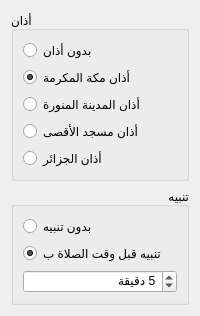
      <widget class="QWidget" name="tab_2">
       <attribute name="icon">
        <iconset resource="qtresource.qrc">
         <normaloff>:/icons/warning.png</normaloff>:/icons/warning.png</iconset>
       </attribute>
       <attribute name="title">
        <string>تنبيه وأذان</string>
       </attribute>
       <layout class="QVBoxLayout" name="verticalLayout_7">
        <item>
         <widget class="QGroupBox" name="groupBox_Athan">
          <property name="title">
           <string>أذان</string>
          </property>
          <property name="alignment">
           <set>Qt::AlignmentFlag::AlignJustify|Qt::AlignmentFlag::AlignVCenter</set>
          </property>
          <layout class="QVBoxLayout" name="verticalLayout_3">
           <item>
            <layout class="QVBoxLayout" name="verticalLayout">
             <item>
              <widget class="QRadioButton" name="radioButton_sansATHAN">
               <property name="text">
                <string>بدون أذان</string>
               </property>
              </widget>
             </item>
             <item>
              <widget class="QRadioButton" name="radioButton_Athan_Makka">
               <property name="text">
                <string>أذان مكة المكرمة</string>
               </property>
               <property name="checked">
                <bool>true</bool>
               </property>
              </widget>
             </item>
             <item>
              <widget class="QRadioButton" name="radioButton_Athan_Maddina">
               <property name="text">
                <string>أذان المدينة المنورة</string>
               </property>
              </widget>
             </item>
             <item>
              <widget class="QRadioButton" name="radioButton_Athan_Aquassa">
               <property name="text">
                <string>أذان مسجد الأقصى</string>
               </property>
              </widget>
             </item>
             <item>
              <widget class="QRadioButton" name="radioButton_Athan_Algeria">
               <property name="text">
                <string>أذان الجزائر</string>
               </property>
              </widget>
             </item>
            </layout>
           </item>
          </layout>
         </widget>
        </item>
        <item>
         <widget class="QGroupBox" name="groupBox_Alert">
          <property name="title">
           <string>تنبيه</string>
          </property>
          <property name="alignment">
           <set>Qt::AlignmentFlag::AlignRight|Qt::AlignmentFlag::AlignTrailing|Qt::AlignmentFlag::AlignVCenter</set>
          </property>
          <layout class="QVBoxLayout" name="verticalLayout_8">
           <item>
            <layout class="QVBoxLayout" name="verticalLayout_2">
             <item>
              <widget class="QRadioButton" name="radioButton_sansALERTE">
               <property name="text">
                <string>بدون تنبيه</string>
               </property>
              </widget>
             </item>
             <item>
              <widget class="QRadioButton" name="radioButton_Alerte_Avant">
               <property name="text">
                <string>تنبيه قبل وقت الصلاة ب</string>
               </property>
               <property name="checked">
                <bool>true</bool>
               </property>
              </widget>
             </item>
             <item>
              <widget class="QSpinBox" name="spinBox_Temps_Alerte_Avant">
               <property name="suffix">
                <string> دقيقة</string>
               </property>
               <property name="prefix">
                <string/>
               </property>
               <property name="minimum">
                <number>1</number>
               </property>
               <property name="maximum">
                <number>31</number>
               </property>
               <property name="value">
                <number>5</number>
               </property>
              </widget>
             </item>
            </layout>
           </item>
          </layout>
         </widget>
        </item>
       </layout>
      </widget>
